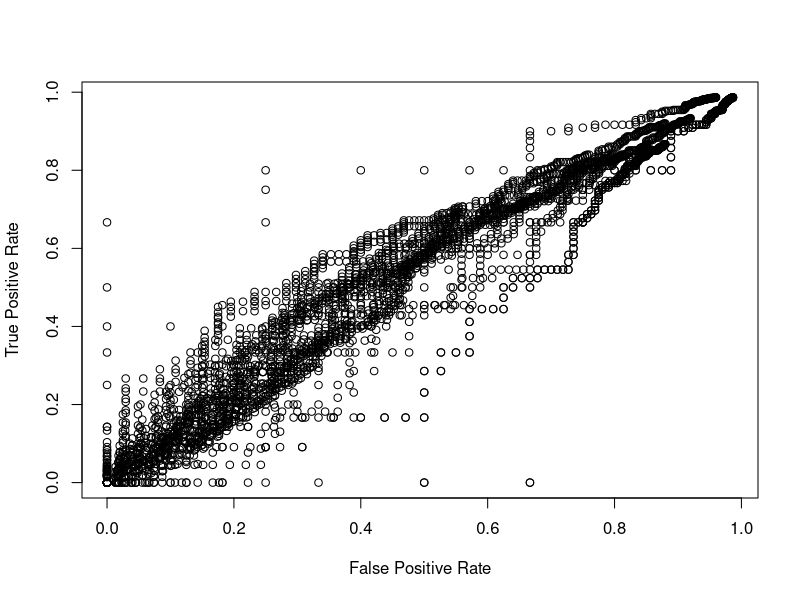
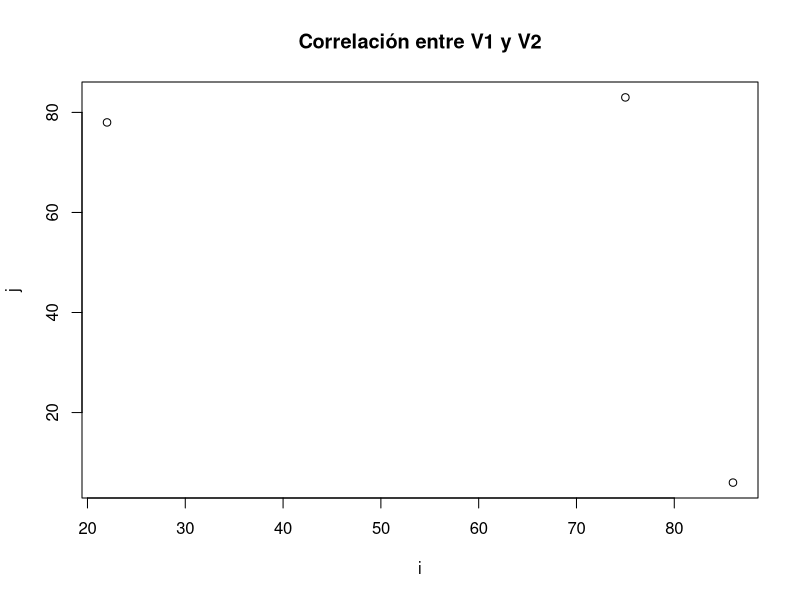
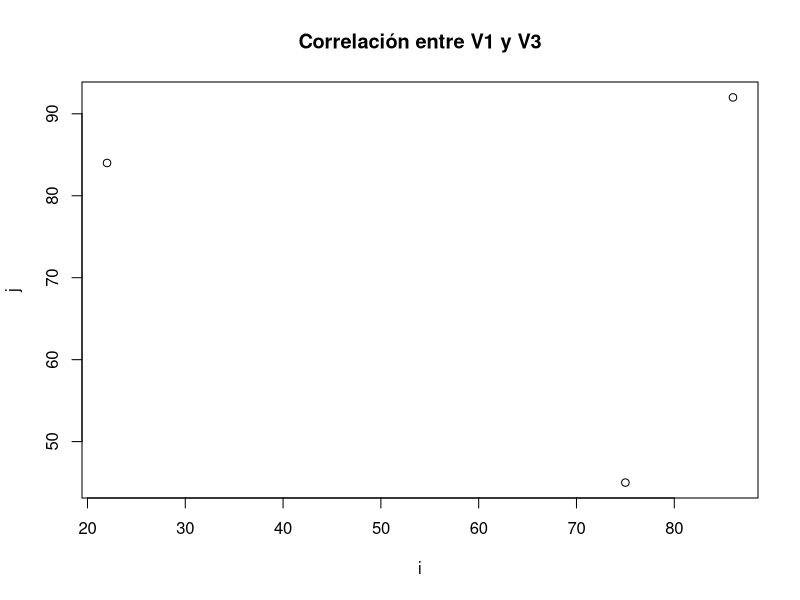
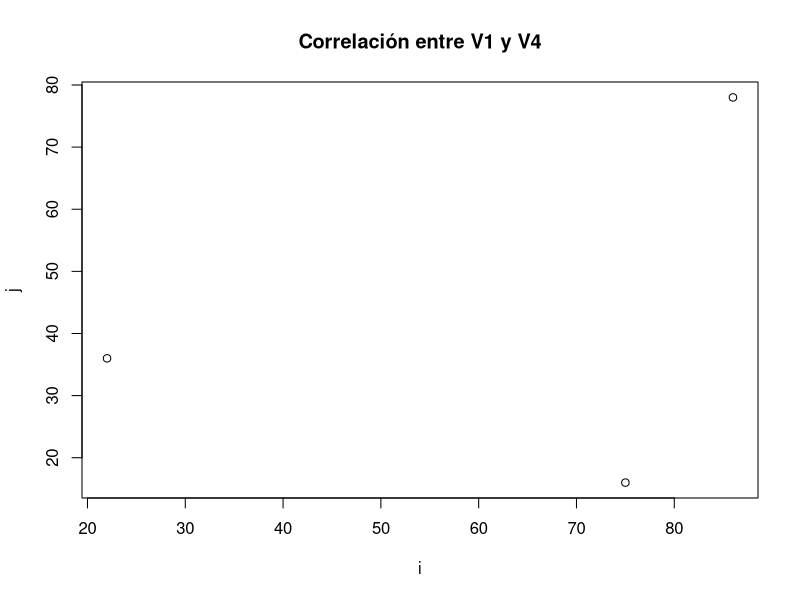
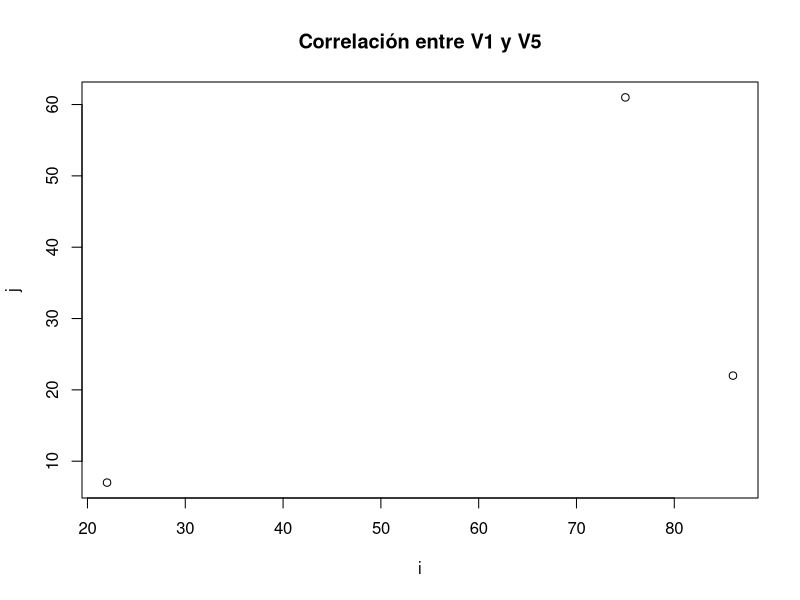
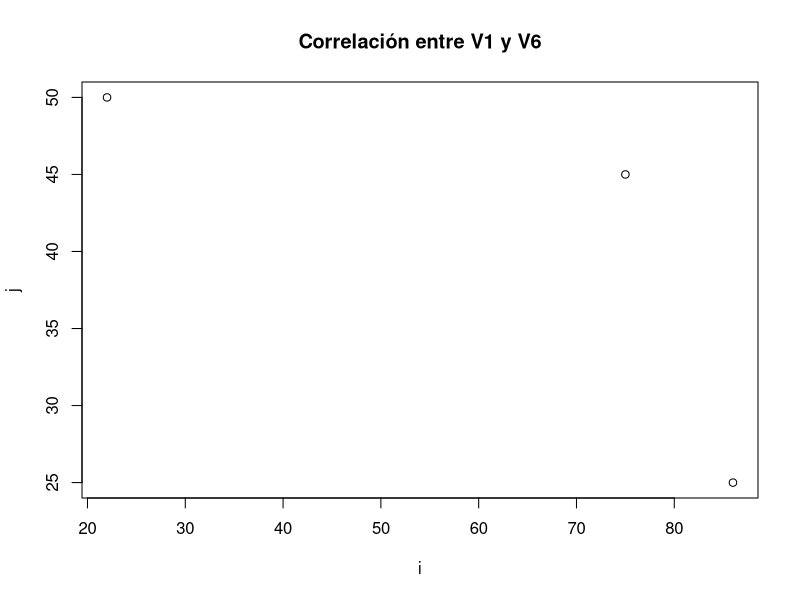
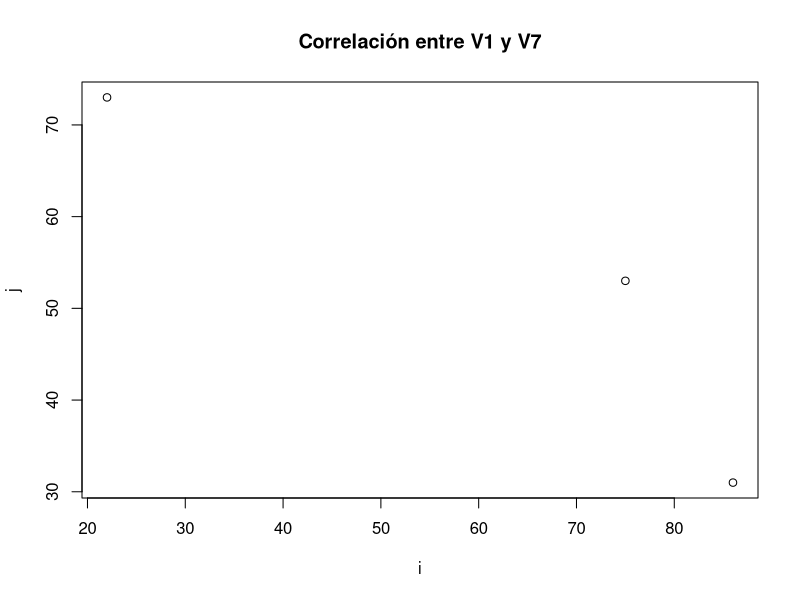
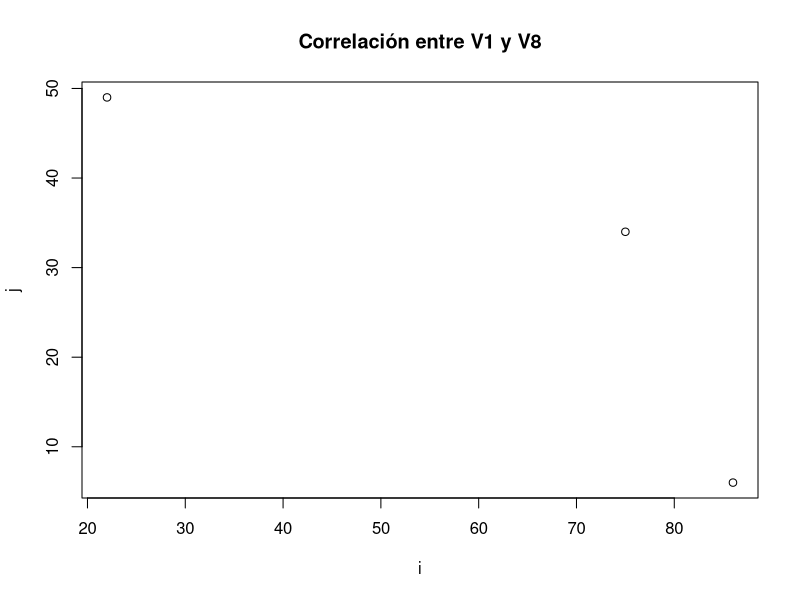

Write the R code that produced these figures, in order.
## ---- chunk 1
library(graphics)
## ---- chunk 2
set.seed(123)

## ---- chunk 3
create_dataset <- function(num_rows, num_columns) {
  #Creamos un data frame vacío que almacenará los datos del dataset
  data <- data.frame()
  
  #Generamos los datos del dataset
  for (i in 1:num_rows) {
    row <- data.frame(matrix(nrow = 1, ncol = num_columns))
    colnames(row) <- paste0("V", 1:num_columns)
    for (j in 1:num_columns) {
      # Generamos un número aleatorio para cada columna
      value <- sample(0:100, 1)
      row[, j] <- value
    } 
    # Añadimos la fila al dataset
    data <- rbind(data, row)
  }
  
  #Devolvemos el dataset
  return(data)
}
## ---- chunk 4
dataset <- create_dataset(10, 8)
dataset
array <- sample(1:100, 20, replace=TRUE)
array
## ---- chunk 5
discretizeEW <- function (x, num.bins) {
  #comprobamos los tipos
  resul <- class(x)=="numeric" | class(x) == "integer"
  resul2 <- class(num.bins) == "integer" | class(num.bins)=="numeric" 
  if (resul & resul2) {
    inter <- as.integer((max(x) - min(x))/num.bins)
    cut.points <- c()
    x.discretized <- c()
    aux <- c()
    for (i in 1:(num.bins + 1)) {
      cut.points[i] <- min(x) + inter * (i-1)
    }
    
    k <- 1
    for (i in 1:(num.bins)){
      data <- c()
      for (j in x) {
          if (j >= cut.points[i] & j <= cut.points[i+1]) {
            data[k] <- j
            k <- k + 1
        }
      }
      x.discretized <- append(x.discretized, data)
      k <- 1
    }
    # print(x.discretized)
    # print(cut.points)
  } 
  return(c(x.discretized, cut.points))
}
discretizeEW(array, 3)
## ---- chunk 6
discretizeEF <- function (x, num.bins) {
  resul <- class(x)=="numeric" | class(x) == "integer"
  resul2 <- class(num.bins) == "integer" | class(num.bins)=="numeric" 
  if (resul & resul2) {
    n = as.integer(length(x) / num.bins)
    x.discretized <- c()
    cut.points = c()
    k <- 1
    for (i in 1:num.bins) {
        data <- c()
        for (j in ((i-1) * n):(i * n)) {
          if (j < length(x)) {
            data[k] <- x[j]
            k <- k + 1  
          }
        }
        x.discretized <- append(x.discretized, data)
        k <- 1
        #print(x.discretized)
        cut.points <-  append(cut.points, x[j])
    }
    #print(cut.points)
    x.discretized <- x.discretized[2: length(x.discretized)] #Añade un NA al principio y lo eliminamos
    return(c(x.discretized, cut.points))
  }
}

discretizeEF(array, 3)
## ---- chunk 7
contar <- function(x, elem, aux) {
  cont <- 0
  for (j in 1:length(x)) {
    act <- x[j]
    if (!elem %in% aux && act == elem) {
      cont <- cont + 1
    }
  }
  aux <- c(aux, elem)
  return(list(cont, aux))
}

entropy <- function(x) {
  tam <- length(x)
  pi <- rep(0, length(unique(x)))
  aux <- list()
  i <- 0
  for (j in x) {
    if (!j %in% aux) {
      cont_aux <- contar(x, j, aux)
      pi[i + 1] <- cont_aux[[1]]
      aux <- cont_aux[[2]]
      i <- i + 1
    }
  }
  
  sum <- 0
  for (i in 1:length(pi)) {
    sum <- sum - (pi[i] / tam) * log2(pi[i] / tam)
  }
  return(sum)
}

entropy(array)
## ---- chunk 8
column_variances <- function(matriz) {
  if (inherits(matrix, "data.frame")) {
    matrz <- as.matrix(matriz)
  }
  
  if (length(dim(matriz)) == 2) {
    # Calculamos la media aritmética de cada columna
    means <- colMeans(matriz)
    # Calculamos la varianza de cada columna
    vari <-
      sapply(seq_len(ncol(matriz)), function(i) {
        sum((matriz[, i] - means[i]) ^ 2) / nrow(matriz)
      })
  } else {
    # Si la matriz solo tiene una columna, calculamos la varianza de esa columna
    mean <- mean(matriz)
    vari <- sum((matriz - mean) ^ 2) / length(matriz)
  }
  
  return(vari)
}

column_variances(dataset)


## ---- chunk 9
column_entropy <- function(df) {
  entropies <- c()
  for (i in 1:length(df)) {
    entropies <- c(entropies, entropy(df[, i]))
  }
  return (entropies)
}
dataset <- create_dataset(3, 11)
column_entropy(dataset)
## ---- chunk 10
filter_variables <- function(df, entropy_threshold, variance_threshold) {
  # Calculamos la varianza y la entropía de cada columna
  variances <- column_variances(df)
  entropies <- column_entropy(df)

  # Filtramos las columnas que cumplen con los requisitos
  filtered_columns <- character(0)
  for (i in seq_along(df)) {
    col <- names(df)[i]
    if (entropies[i] >= entropy_threshold && variances[i] >= variance_threshold) {
      filtered_columns <- c(filtered_columns, col)
    }
  }

  # Creamos el nuevo dataset con las columnas filtradas
  filtered_df <- df[filtered_columns]

  return (filtered_df)
}
filter_variables(dataset, 1, 1)
## ---- chunk 11
auc_aux <- function(fpr, tpr) {
  area <- 0
  for (i in 1:(length(fpr) - 1)) {
    base_mayor <- fpr[i + 1] - fpr[i]
    base_menor <- tpr[i + 1] - tpr[i]
    altura <- tpr[i + 1]
    area <- area + (base_mayor + base_menor) * altura / 2
  }
  return(area)
}

AUC <- function(df) {
  df <- df[order(df$value), ]
  
  min_value <- min(df$value)
  max_value <- max(df$value)
  
  cutoffs <- seq(min_value, max_value, length.out = 50)
  
  predictions <- list()
  labels <- list()
  tprs <- c()
  fprs <- c()
  
  tp_total <- 0
  tn_total <- 0
  fp_total <- 0
  fn_total <- 0
  
  for (cutoff in cutoffs) {
    prediction <- ifelse(df$value > cutoff, 1, 0)
    predictions <- c(predictions, prediction)
    labels <- c(labels, df$label)
    
    for (i in 1:nrow(df)) {
      row <- df[i, ]
      prediction <- ifelse(row$value > cutoff, 1, 0)
      label <- row$label
      tp_total <- tp_total + (prediction == 1 & label == 1)
      tn_total <- tn_total + (prediction == 0 & label == 0)
      fp_total <- fp_total + (prediction == 1 & label == 0)
      fn_total <- fn_total + (prediction == 0 & label == 1)
      if (tp_total + fn_total == 0 || is.na(tp_total + fn_total)) {
        tpr <- 0
      } else {
        tpr <- tp_total / (tp_total + fn_total)
      }
      
      if (fp_total + tn_total == 0 || is.na(fp_total + tn_total)) {
        fpr <- 0
      } else {
        fpr <- fp_total / (fp_total + tn_total)
      }
      tprs <- c(tprs, tpr)
      fprs <- c(fprs, fpr)
    }
    
    tprs <- tprs[order(fprs)]
    fprs <- sort(fprs)
    tp_total <- 0
    tn_total <- 0
    fp_total <- 0
    fn_total <- 0
  }
  
  plot(fprs, tprs, xlab = 'False Positive Rate', ylab = 'True Positive Rate')
  roc_auc <- auc_aux(tprs, fprs)
  print(roc_auc)
}
rows <- data.frame(value = sample(0:100, 150, replace = TRUE),
                   label = sample(c(TRUE, FALSE), 150, replace = TRUE))

df <- rows

AUC(df)
## ---- chunk 12
normalize_dataset <- function(dataset, option) {
  min_value <- min(dataset[1])
  max_value <- max(dataset[1])
  mean_value <- sum(dataset[1]) / length(dataset[1])
  std_value <- sqrt(sum(sapply(dataset[1], function(x) {(x - mean_value) ^ 2})) / length(dataset[1]))  
  for (i in 1:nrow(dataset)) {
    for (j in 1:ncol(dataset)) {
      if (is.numeric(dataset[i, j])) {
        if (option == "normalize") {
          dataset[i, j] <- round((dataset[i, j] - min_value) / (max_value - min_value), 4)
        } else if (option == "standardize") {
          dataset[i, j] <- round((dataset[i, j] - mean_value) / std_value, 4)
        }
      }
    }
  }
  return(dataset)
}
## ---- chunk 13
normalize_dataset(dataset, "normalize")
normalize_dataset(dataset, "standardize")

## ---- chunk 14
get_column_type <- function(dataset, column) {
  # Tomamos una muestra de los valores de la columna
  sample <- dataset[, column]

  # Comprobamos si todos los elementos de la muestra son enteros
  if (all(is.integer(sample)) || all(is.numeric(sample)) ) {
    # Si todos son enteros, comprobamos si todos los enteros son valores posibles de la columna
    unique_values <- unique(sample)
    if (all(0 <= unique_values & unique_values < length(unique_values))) {
      # Si todos los enteros son valores posibles de la columna, entonces es una columna categórica
      return("categorical")
    }
  }

  # Si no es una columna categórica, entonces es numérica
  return("numerical")
}

calculate_correlation <- function(dataset) {
  #Determinamos el tipo de cada columna
  column_types <-
    lapply(seq_along(dataset), function(i)
      get_column_type(dataset, i))
  
  #Calculamos la correlación o la información mutua entre todos los pares de columnas
  correlations <- list()
  for (i in seq_along(dataset)) {
    for (j in (i + 1):length(dataset)) {
      if (j > length(column_types)) {
        next
      }
      column_i <- dataset[, i]
      column_j <- dataset[, j]
      if (column_types[[i]] == "numerical" &&
          column_types[[j]] == "numerical") {
        # Calculamos la correlación entre dos columnas numéricas
        mean_i <- mean(column_i)
        stdev_i <- sd(column_i)
        mean_j <- mean(column_j)
        stdev_j <- sd(column_j)
        correlation <-
          sum(mapply(function(x, y)
            (x - mean_i) * (y - mean_j), column_i, column_j)) / (stdev_i * stdev_j)
        correlations <- c(correlations, list(c(i, j, correlation)))
      } else if (column_types[[i]] == "categorical" &&
                 column_types[[j]] == "categorical") {
        # Calculamos la información mutua entre dos columnas categóricas
        values_i <- unique(column_i)
        values_j <- unique(column_j)
        mutual_information <- 0
        for (value_i in values_i) {
          for (value_j in values_j) {
            p_i <- sum(column_i == value_i) / length(column_i)
            p_j <- sum(column_j == value_j) / length(column_j)
            p_ij <-
              sum((column_i == value_i) &
                    (column_j == value_j)) / length(column_i)
            mutual_information <-
              mutual_information + p_ij * log(p_ij / (p_i * p_j), base = 2)
          }
        }
        correlations <- c(correlations, list(c(i, j, mutual_information)))
      }
    }
  }
  return(correlations)
}
cor <- calculate_correlation(dataset)
  
cor
## ---- chunk 15
plot_corr_mutual_info <- function(data) {
  correlations <- calculate_correlation(data)
  
  # Creamos una lista vacía para almacenar los gráficos
  imgs <- list() 
  
  # Recorremos cada tupla de correlación
  for (correlation in correlations) {
    i <- data[, correlation[1]]
    j <- data[, correlation[2]]
    
    # Comprobamos que las columnas son numéricas
    if(is.numeric(i) && is.numeric(j)){
      # Crea el gráfico y lo añade a la lista
      img <- plot(i, j, main = paste("Correlación entre",names(data)[correlation[1]], "y", names(data)[correlation[2]]))
      imgs <- c(imgs, list(img))
    } 
  }
  
  # Iteramos por cada gráfico para mostrarlos
  lapply(imgs, print)
}

plot_corr_mutual_info(dataset)

